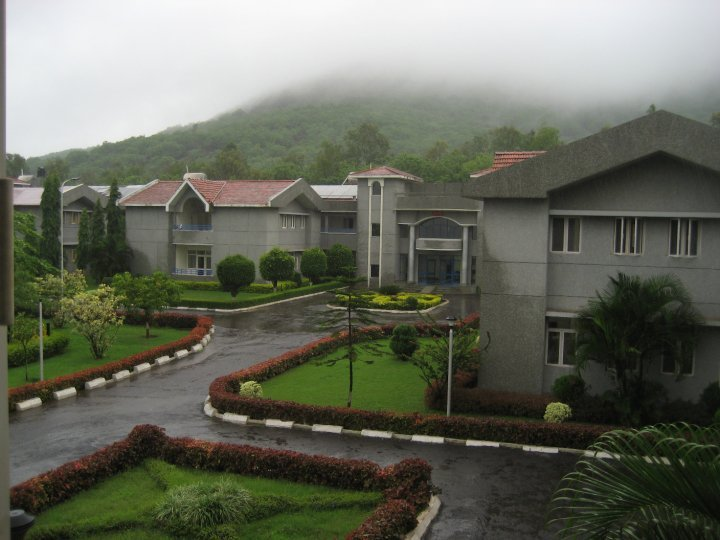
#> input picture images/pic1.jpg, 720 x 540 px
$ jupyter execute 13-Cropping.ipynb
#> lines starting #> are read from the running program, lines starting #| are printed output that depends on the picture
[cell 1]
import cv2
import numpy as np

image = cv2.imread('images/pic1.jpg')
#> image is the input picture: shape (540, 720, 3); mean B, G, R 93.1, 106.2, 103.3
height, width = image.shape[:2]
#> height = 540; width = 720

# Get the starting pixel coordiantes (top  left of cropping rectangle)
start_row, start_col = int(height * .25), int(width * .25)
#> start_row = 135; start_col = 180

# Get the ending pixel coordinates (bottom right)
end_row, end_col = int(height * .75), int(width * .75)
#> end_row = 405; end_col = 540

# Simply use indexing to crop out the rectangle we desire
cropped = image[start_row:end_row , start_col:end_col]
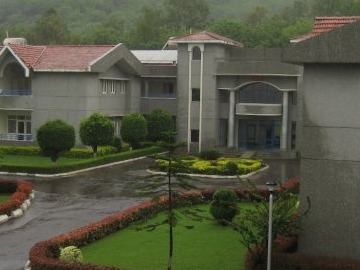
#> cropped: shape (270, 360, 3); mean B, G, R 66.3, 85.5, 83

cv2.imshow("Original Image", image)
cv2.waitKey(0)
cv2.imshow("Cropped Image", cropped)
cv2.waitKey(0)
cv2.destroyAllWindows()


$ run again, with images/Sunflowers.jpg copied over images/pic1.jpg
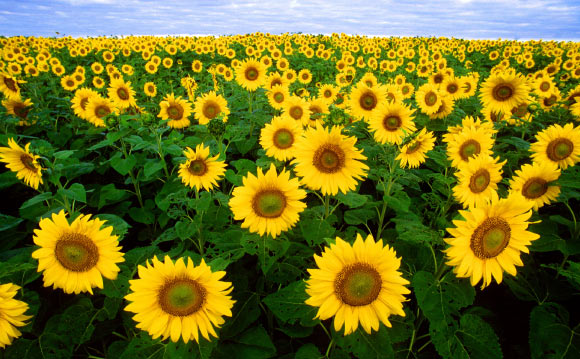
#> input picture images/Sunflowers.jpg, 580 x 359 px
#> image is the input picture: shape (359, 580, 3); mean B, G, R 33.5, 114.1, 115.8
#> `cropped = image[start_row:end_row , start_col:end_col]`:
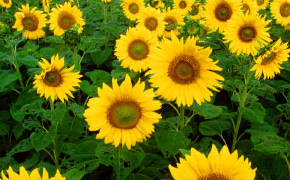
#> cropped: shape (180, 290, 3); mean B, G, R 10.7, 113.9, 113
